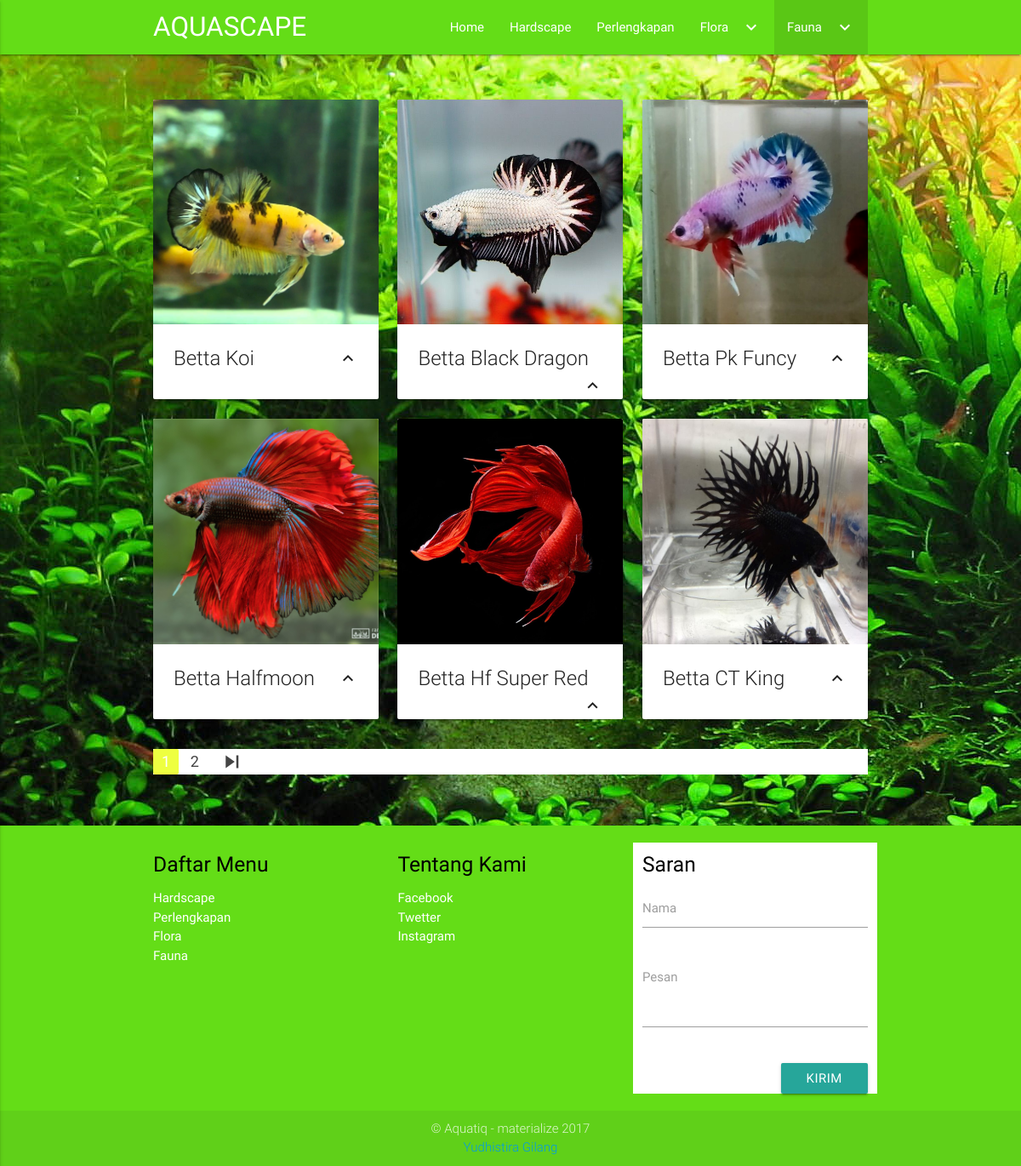
Page /faga.php on the committed database.
### tables this page shows
CREATE TABLE IF NOT EXISTS `fauna` (
`idfauna` int(11) NOT NULL,
  `NamaFauna` varchar(20) NOT NULL,
  `JenisFauna` varchar(15) NOT NULL,
  `KetFauna` text NOT NULL,
  `fotofauna` varchar(100) NOT NULL
);

### faga.php (the view, shortened to what this page needs)
<?php
	include 'config.php';
 	$perhalaman = 6;
 	$data = mysqli_query($aqua,"SELECT * FROM fauna WHERE JenisFauna='nakal'");
  	$jumlahdata = mysqli_num_rows($data);
  	$jumhalaman = ceil($jumlahdata / $perhalaman);
  	$halamanaktif = (isset($_GET["halaman"])) ? $_GET["halaman"] :1;
 	$awaldata = ($perhalaman * $halamanaktif) - $perhalaman;
?>
<!DOCTYPE html>
<html>
<head>
	<link rel="stylesheet" type="text/css" href="asset/css/materialize.min.css">
</head>
<body background="back.jpg" style="">
		<nav class="light-green accent-4">
		<div class="container">
			<div class="nav-wrapper">
				<a href="index.php" class="brand-logo">AQUASCAPE</a>
				<ul class="right hide-on-med-and-down">
					<li><a href="index.php">Home</a></li>
					<li><a href="hardscape.php">Hardscape</a></li>
					<li><a href="perlengkapan.php">Perlengkapan</a></li>
					<li><a href="#" class="dropdown-button" data-activates="dropdown1">Flora <i class="material-icons right">keyboard_arrow_down</i></a></li>
					<li class="active"><a href="#" class="dropdown-button" data-activates="dropdown2">Fauna <i class="material-icons right">keyboard_arrow_down</i></a></li>
				</ul>
			</div>
		</div>
		</nav>
	<br><br>
	<div class="container">
		<div class="row">
			<?php
			include "config.php";
			$data ="SELECT * FROM fauna WHERE JenisFauna='nakal' LIMIT $awaldata, $perhalaman";
			$query = $aqua->query($data);
			while ($row = $query->fetch_array()){
			?>
			<div class="col s12 m4 l4">
				<div class="card">
					<div class="card-image waves-effect waves-light">
					<?php echo'	<img src="fauna/'.$row['fotofauna'].'" class="activator responsive-img" alt="" />'; ?>
					</div>
					<div class="card-content">
					<?php echo'	<span class="card-title activator">'.$row['NamaFauna'].'<i class="material-icons right">keyboard_arrow_up</i></span>'; ?>
					</div>
				</div>
			</div>
			<?php
			}
			?>
		</div>
          <ul class="pagination white">
            <?php for( $i = 1; $i <= $jumhalaman; $i++) : ?>
                <?php if( $i == $halamanaktif) : ?>
                  <li class="active lime accent-2"><a href="faga.php?halaman=<?php echo $i ?>"><?php echo $i; ?></a></li>
                <?php else : ?>
                  <li class="waves-effect"><a href="faga.php?halaman=<?php echo $i ?>"><?php echo $i; ?></a></li>
                <?php endif; ?>
            <?php endfor; ?>
            <?php if( $halamanaktif < $jumhalaman) : ?>
              <li class="waves-effect"><a href="faga.php?halaman=<?php echo $halamanaktif + 1; ?>"><i class="material-icons">skip_next</i></a></li>
            <?php endif; ?>
          </ul>
	</div>
	<br>
	<br>
	<footer class="page-footer light-green accent-4 black-text">
		<div class="container">
			<div class="row">
				<div class="col s12 m4 l4">
					<h5>Daftar Menu</h5>
					<ul>
						<li><a class="link" href="#">Hardscape</a></li>
						<li><a class="link" href="#">Perlengkapan</a></li>
						<li><a class="link" href="#">Flora</a></li>
						<li><a class="link" href="#">Fauna</a></li>
					</ul>
				</div>
				<div class="col s12 m4 l4">
					<h5>Tentang Kami</h5>
					<ul>
						<li><a class="link" href="#">Facebook</a></li>
						<li><a class="link" href="#">Twetter</a></li>
						<li><a class="link" href="#">Instagram</a></li>
					</ul>
				</div>
				<div class="col s12 m4 l4 blue white">
					<h5>Saran</h5>
					<form action="" method="POST">
						<div class="input-field ">
							<input type="text" name="nama" id="nama">
							<label for="nama">Nama</label>
						</div>
						<div class="input-field">
							<textarea id="pesan" name="pesan" class="materialize-textarea"></textarea>
          					<label for="pesan">Pesan</label>
						</div>
						<div class="input-field">
							<button class="btn waves-effect waves-light right" type="submit" name="kirim">Kirim</button>
						</div><br>
					</form>
				</div>
			</div>
		</div>
		<div class="footer-copyright">
			<div class="container center-align">
				&copy; Aquatiq - materialize 2017
				<br>
				<a href="login.php">Yudhistira Gilang</a>
			</div>
		</div>
	</footer>
</body>
</html>

### faga.php (style rules this page uses)
.link { color: white; }

### rows in the picture
fauna: fotofauna (picture), NamaFauna "Betta Koi"
fauna: fotofauna (picture), NamaFauna "Betta Black Dragon"
fauna: fotofauna (picture), NamaFauna "Betta Pk Funcy"
fauna: fotofauna (picture), NamaFauna "Betta Halfmoon"
fauna: fotofauna (picture), NamaFauna "Betta Hf Super Red"
fauna: fotofauna (picture), NamaFauna "Betta CT King"
